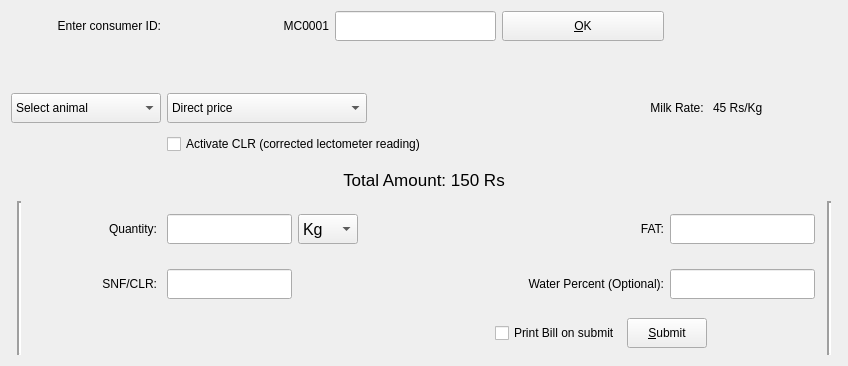
         <widget class="QWidget" name="consumerTab">
          <attribute name="title">
           <string>          Consumer          </string>
          </attribute>
          <layout class="QGridLayout" name="gridLayout_4">
           <item row="2" column="0" colspan="2">
            <widget class="QComboBox" name="cAnimalBox">
             <property name="minimumSize">
              <size>
               <width>150</width>
               <height>30</height>
              </size>
             </property>
             <property name="maximumSize">
              <size>
               <width>200</width>
               <height>30</height>
              </size>
             </property>
             <property name="cursor">
              <cursorShape>PointingHandCursor</cursorShape>
             </property>
             <property name="toolTip">
              <string>select animal type</string>
             </property>
             <item>
              <property name="text">
               <string>Select animal</string>
              </property>
             </item>
             <item>
              <property name="text">
               <string>Buffalo</string>
              </property>
             </item>
             <item>
              <property name="text">
               <string>Cow</string>
              </property>
             </item>
             <item>
              <property name="text">
               <string>Goat</string>
              </property>
             </item>
             <item>
              <property name="text">
               <string>Mix</string>
              </property>
             </item>
            </widget>
           </item>
           <item row="2" column="2" colspan="4">
            <widget class="QComboBox" name="cppBox">
             <property name="minimumSize">
              <size>
               <width>150</width>
               <height>30</height>
              </size>
             </property>
             <property name="maximumSize">
              <size>
               <width>200</width>
               <height>30</height>
              </size>
             </property>
             <property name="cursor">
              <cursorShape>PointingHandCursor</cursorShape>
             </property>
             <property name="toolTip">
              <string>select milk pricing method</string>
             </property>
             <item>
              <property name="text">
               <string>Direct price</string>
              </property>
             </item>
             <item>
              <property name="text">
               <string>Price on fat</string>
              </property>
             </item>
            </widget>
           </item>
           <item row="0" column="2" colspan="6">
            <layout class="QHBoxLayout" name="horizontalLayout_2">
             <item>
              <widget class="QLabel" name="consTagLabel">
               <property name="sizePolicy">
                <sizepolicy hsizetype="Preferred" vsizetype="Fixed">
                 <horstretch>0</horstretch>
                 <verstretch>0</verstretch>
                </sizepolicy>
               </property>
               <property name="minimumSize">
                <size>
                 <width>100</width>
                 <height>30</height>
                </size>
               </property>
               <property name="maximumSize">
                <size>
                 <width>16777215</width>
                 <height>30</height>
                </size>
               </property>
               <property name="text">
                <string>MC0001</string>
               </property>
               <property name="alignment">
                <set>Qt::AlignRight|Qt::AlignTrailing|Qt::AlignVCenter</set>
               </property>
               <property name="wordWrap">
                <bool>true</bool>
               </property>
              </widget>
             </item>
             <item>
              <widget class="QLineEdit" name="cSearchEdit">
               <property name="sizePolicy">
                <sizepolicy hsizetype="Preferred" vsizetype="Fixed">
                 <horstretch>0</horstretch>
                 <verstretch>0</verstretch>
                </sizepolicy>
               </property>
               <property name="minimumSize">
                <size>
                 <width>100</width>
                 <height>30</height>
                </size>
               </property>
               <property name="maximumSize">
                <size>
                 <width>16777215</width>
                 <height>30</height>
                </size>
               </property>
               <property name="acceptDrops">
                <bool>false</bool>
               </property>
               <property name="toolTip">
                <string>search for consumer </string>
               </property>
               <property name="maxLength">
                <number>4</number>
               </property>
               <property name="alignment">
                <set>Qt::AlignLeading|Qt::AlignLeft|Qt::AlignVCenter</set>
               </property>
              </widget>
             </item>
             <item>
              <widget class="QPushButton" name="cokButton">
               <property name="sizePolicy">
                <sizepolicy hsizetype="Preferred" vsizetype="Fixed">
                 <horstretch>0</horstretch>
                 <verstretch>0</verstretch>
                </sizepolicy>
               </property>
               <property name="minimumSize">
                <size>
                 <width>100</width>
                 <height>30</height>
                </size>
               </property>
               <property name="maximumSize">
                <size>
                 <width>16777215</width>
                 <height>30</height>
                </size>
               </property>
               <property name="cursor">
                <cursorShape>PointingHandCursor</cursorShape>
               </property>
               <property name="toolTip">
                <string>search for consumer</string>
               </property>
               <property name="text">
                <string>&amp;OK</string>
               </property>
              </widget>
             </item>
            </layout>
           </item>
           <item row="6" column="5">
            <spacer name="horizontalSpacer_8">
             <property name="orientation">
              <enum>Qt::Horizontal</enum>
             </property>
             <property name="sizeHint" stdset="0">
              <size>
               <width>85</width>
               <height>20</height>
              </size>
             </property>
            </spacer>
           </item>
           <item row="6" column="6" colspan="2">
            <widget class="QLabel" name="cwpLabel">
             <property name="sizePolicy">
              <sizepolicy hsizetype="Preferred" vsizetype="Fixed">
               <horstretch>0</horstretch>
               <verstretch>0</verstretch>
              </sizepolicy>
             </property>
             <property name="minimumSize">
              <size>
               <width>0</width>
               <height>30</height>
              </size>
             </property>
             <property name="maximumSize">
              <size>
               <width>16777215</width>
               <height>30</height>
              </size>
             </property>
             <property name="text">
              <string>Water Percent (Optional):</string>
             </property>
             <property name="alignment">
              <set>Qt::AlignRight|Qt::AlignTrailing|Qt::AlignVCenter</set>
             </property>
             <property name="wordWrap">
              <bool>true</bool>
             </property>
            </widget>
           </item>
           <item row="6" column="8" colspan="2">
            <widget class="QLineEdit" name="cwpEdit">
             <property name="sizePolicy">
              <sizepolicy hsizetype="Preferred" vsizetype="Fixed">
               <horstretch>0</horstretch>
               <verstretch>0</verstretch>
              </sizepolicy>
             </property>
             <property name="minimumSize">
              <size>
               <width>100</width>
               <height>30</height>
              </size>
             </property>
             <property name="maximumSize">
              <size>
               <width>200</width>
               <height>30</height>
              </size>
             </property>
             <property name="acceptDrops">
              <bool>false</bool>
             </property>
             <property name="toolTip">
              <string>enter water percentage in milk</string>
             </property>
             <property name="maxLength">
              <number>4</number>
             </property>
             <property name="alignment">
              <set>Qt::AlignCenter</set>
             </property>
            </widget>
           </item>
           <item row="7" column="1" colspan="5">
            <spacer name="horizontalSpacer_10">
             <property name="orientation">
              <enum>Qt::Horizontal</enum>
             </property>
             <property name="sizeHint" stdset="0">
              <size>
               <width>383</width>
               <height>20</height>
              </size>
             </property>
            </spacer>
           </item>
           <item row="7" column="6">
            <widget class="QCheckBox" name="cpBillBox">
             <property name="sizePolicy">
              <sizepolicy hsizetype="Preferred" vsizetype="Fixed">
               <horstretch>0</horstretch>
               <verstretch>0</verstretch>
              </sizepolicy>
             </property>
             <property name="minimumSize">
              <size>
               <width>0</width>
               <height>30</height>
              </size>
             </property>
             <property name="maximumSize">
              <size>
               <width>16777215</width>
               <height>30</height>
              </size>
             </property>
             <property name="cursor">
              <cursorShape>PointingHandCursor</cursorShape>
             </property>
             <property name="toolTip">
              <string>print bill on machine</string>
             </property>
             <property name="text">
              <string>Print Bill on submit</string>
             </property>
             <property name="tristate">
              <bool>false</bool>
             </property>
            </widget>
           </item>
           <item row="7" column="7" colspan="2">
            <widget class="QPushButton" name="cSubmitButton">
             <property name="sizePolicy">
              <sizepolicy hsizetype="Preferred" vsizetype="Fixed">
               <horstretch>0</horstretch>
               <verstretch>0</verstretch>
              </sizepolicy>
             </property>
             <property name="minimumSize">
              <size>
               <width>0</width>
               <height>30</height>
              </size>
             </property>
             <property name="maximumSize">
              <size>
               <width>16777215</width>
               <height>30</height>
              </size>
             </property>
             <property name="cursor">
              <cursorShape>PointingHandCursor</cursorShape>
             </property>
             <property name="toolTip">
              <string>submit entered milk data</string>
             </property>
             <property name="text">
              <string>&amp;Submit</string>
             </property>
            </widget>
           </item>
           <item row="7" column="9">
            <spacer name="horizontalSpacer_9">
             <property name="orientation">
              <enum>Qt::Horizontal</enum>
             </property>
             <property name="sizeHint" stdset="0">
              <size>
               <width>84</width>
               <height>20</height>
              </size>
             </property>
            </spacer>
           </item>
           <item row="5" column="0" rowspan="3">
            <widget class="Line" name="line_8">
             <property name="sizePolicy">
              <sizepolicy hsizetype="Fixed" vsizetype="Fixed">
               <horstretch>0</horstretch>
               <verstretch>0</verstretch>
              </sizepolicy>
             </property>
             <property name="minimumSize">
              <size>
               <width>16</width>
               <height>154</height>
              </size>
             </property>
             <property name="maximumSize">
              <size>
               <width>16</width>
               <height>154</height>
              </size>
             </property>
             <property name="lineWidth">
              <number>2</number>
             </property>
             <property name="orientation">
              <enum>Qt::Vertical</enum>
             </property>
            </widget>
           </item>
           <item row="2" column="6" colspan="3">
            <widget class="QLabel" name="label_31">
             <property name="sizePolicy">
              <sizepolicy hsizetype="Preferred" vsizetype="Fixed">
               <horstretch>0</horstretch>
               <verstretch>0</verstretch>
              </sizepolicy>
             </property>
             <property name="minimumSize">
              <size>
               <width>200</width>
               <height>30</height>
              </size>
             </property>
             <property name="maximumSize">
              <size>
               <width>16777215</width>
               <height>30</height>
              </size>
             </property>
             <property name="text">
              <string>Milk Rate: </string>
             </property>
             <property name="alignment">
              <set>Qt::AlignRight|Qt::AlignTrailing|Qt::AlignVCenter</set>
             </property>
             <property name="wordWrap">
              <bool>true</bool>
             </property>
            </widget>
           </item>
           <item row="3" column="2" colspan="6">
            <widget class="QCheckBox" name="cclrBox">
             <property name="sizePolicy">
              <sizepolicy hsizetype="Preferred" vsizetype="Fixed">
               <horstretch>0</horstretch>
               <verstretch>0</verstretch>
              </sizepolicy>
             </property>
             <property name="minimumSize">
              <size>
               <width>0</width>
               <height>30</height>
              </size>
             </property>
             <property name="maximumSize">
              <size>
               <width>16777215</width>
               <height>30</height>
              </size>
             </property>
             <property name="cursor">
              <cursorShape>PointingHandCursor</cursorShape>
             </property>
             <property name="toolTip">
              <string>activate or deactivate clr</string>
             </property>
             <property name="text">
              <string>Activate CLR (corrected lectometer reading)</string>
             </property>
             <property name="tristate">
              <bool>false</bool>
             </property>
            </widget>
           </item>
           <item row="4" column="0" colspan="11">
            <widget class="QLabel" name="cAmountLabel">
             <property name="sizePolicy">
              <sizepolicy hsizetype="Expanding" vsizetype="Fixed">
               <horstretch>0</horstretch>
               <verstretch>0</verstretch>
              </sizepolicy>
             </property>
             <property name="minimumSize">
              <size>
               <width>0</width>
               <height>30</height>
              </size>
             </property>
             <property name="maximumSize">
              <size>
               <width>16777215</width>
               <height>30</height>
              </size>
             </property>
             <property name="font">
              <font>
               <pointsize>13</pointsize>
              </font>
             </property>
             <property name="toolTip">
              <string>total amount will be shown here</string>
             </property>
             <property name="text">
              <string>Total Amount: 150 Rs</string>
             </property>
             <property name="alignment">
              <set>Qt::AlignCenter</set>
             </property>
             <property name="wordWrap">
              <bool>true</bool>
             </property>
             <property name="textInteractionFlags">
              <set>Qt::NoTextInteraction</set>
             </property>
            </widget>
           </item>
           <item row="2" column="9">
            <widget class="QLabel" name="cMilkRateLabel">
             <property name="sizePolicy">
              <sizepolicy hsizetype="Preferred" vsizetype="Fixed">
               <horstretch>0</horstretch>
               <verstretch>0</verstretch>
              </sizepolicy>
             </property>
             <property name="minimumSize">
              <size>
               <width>70</width>
               <height>30</height>
              </size>
             </property>
             <property name="maximumSize">
              <size>
               <width>70</width>
               <height>30</height>
              </size>
             </property>
             <property name="toolTip">
              <string>milk price for current consumer</string>
             </property>
             <property name="text">
              <string>45 Rs/Kg</string>
             </property>
             <property name="alignment">
              <set>Qt::AlignLeading|Qt::AlignLeft|Qt::AlignVCenter</set>
             </property>
             <property name="wordWrap">
              <bool>true</bool>
             </property>
            </widget>
           </item>
           <item row="1" column="3" colspan="3">
            <widget class="QLabel" name="cNameLabel">
             <property name="sizePolicy">
              <sizepolicy hsizetype="Preferred" vsizetype="Fixed">
               <horstretch>0</horstretch>
               <verstretch>0</verstretch>
              </sizepolicy>
             </property>
             <property name="minimumSize">
              <size>
               <width>0</width>
               <height>40</height>
              </size>
             </property>
             <property name="maximumSize">
              <size>
               <width>16777215</width>
               <height>40</height>
              </size>
             </property>
             <property name="font">
              <font>
               <pointsize>14</pointsize>
              </font>
             </property>
             <property name="text">
              <string/>
             </property>
             <property name="alignment">
              <set>Qt::AlignLeading|Qt::AlignLeft|Qt::AlignVCenter</set>
             </property>
             <property name="wordWrap">
              <bool>true</bool>
             </property>
            </widget>
           </item>
           <item row="5" column="1">
            <widget class="QLabel" name="label_33">
             <property name="sizePolicy">
              <sizepolicy hsizetype="Preferred" vsizetype="Fixed">
               <horstretch>0</horstretch>
               <verstretch>0</verstretch>
              </sizepolicy>
             </property>
             <property name="minimumSize">
              <size>
               <width>120</width>
               <height>30</height>
              </size>
             </property>
             <property name="maximumSize">
              <size>
               <width>120</width>
               <height>30</height>
              </size>
             </property>
             <property name="text">
              <string>Quantity:</string>
             </property>
             <property name="alignment">
              <set>Qt::AlignRight|Qt::AlignTrailing|Qt::AlignVCenter</set>
             </property>
             <property name="wordWrap">
              <bool>true</bool>
             </property>
            </widget>
           </item>
           <item row="5" column="2" colspan="2">
            <widget class="QLineEdit" name="cQuantityEdit">
             <property name="sizePolicy">
              <sizepolicy hsizetype="Preferred" vsizetype="Fixed">
               <horstretch>0</horstretch>
               <verstretch>0</verstretch>
              </sizepolicy>
             </property>
             <property name="minimumSize">
              <size>
               <width>125</width>
               <height>30</height>
              </size>
             </property>
             <property name="maximumSize">
              <size>
               <width>16777215</width>
               <height>30</height>
              </size>
             </property>
             <property name="acceptDrops">
              <bool>false</bool>
             </property>
             <property name="toolTip">
              <string>enter quantity of milk</string>
             </property>
             <property name="maxLength">
              <number>4</number>
             </property>
             <property name="alignment">
              <set>Qt::AlignCenter</set>
             </property>
            </widget>
           </item>
           <item row="5" column="5">
            <spacer name="horizontalSpacer_7">
             <property name="orientation">
              <enum>Qt::Horizontal</enum>
             </property>
             <property name="sizeHint" stdset="0">
              <size>
               <width>85</width>
               <height>20</height>
              </size>
             </property>
            </spacer>
           </item>
           <item row="5" column="6" colspan="2">
            <widget class="QLabel" name="cFatLabel">
             <property name="sizePolicy">
              <sizepolicy hsizetype="Preferred" vsizetype="Fixed">
               <horstretch>0</horstretch>
               <verstretch>0</verstretch>
              </sizepolicy>
             </property>
             <property name="minimumSize">
              <size>
               <width>0</width>
               <height>30</height>
              </size>
             </property>
             <property name="maximumSize">
              <size>
               <width>16777215</width>
               <height>30</height>
              </size>
             </property>
             <property name="text">
              <string>FAT:</string>
             </property>
             <property name="alignment">
              <set>Qt::AlignRight|Qt::AlignTrailing|Qt::AlignVCenter</set>
             </property>
             <property name="wordWrap">
              <bool>true</bool>
             </property>
            </widget>
           </item>
           <item row="5" column="8" colspan="2">
            <widget class="QLineEdit" name="cFatEdit">
             <property name="sizePolicy">
              <sizepolicy hsizetype="Preferred" vsizetype="Fixed">
               <horstretch>0</horstretch>
               <verstretch>0</verstretch>
              </sizepolicy>
             </property>
             <property name="minimumSize">
              <size>
               <width>100</width>
               <height>30</height>
              </size>
             </property>
             <property name="maximumSize">
              <size>
               <width>200</width>
               <height>30</height>
              </size>
             </property>
             <property name="acceptDrops">
              <bool>false</bool>
             </property>
             <property name="toolTip">
              <string>enter fat of milk</string>
             </property>
             <property name="maxLength">
              <number>4</number>
             </property>
             <property name="alignment">
              <set>Qt::AlignCenter</set>
             </property>
            </widget>
           </item>
           <item row="5" column="10" rowspan="3">
            <widget class="Line" name="line_7">
             <property name="sizePolicy">
              <sizepolicy hsizetype="Fixed" vsizetype="Fixed">
               <horstretch>0</horstretch>
               <verstretch>0</verstretch>
              </sizepolicy>
             </property>
             <property name="minimumSize">
              <size>
               <width>16</width>
               <height>154</height>
              </size>
             </property>
             <property name="maximumSize">
              <size>
               <width>16</width>
               <height>154</height>
              </size>
             </property>
             <property name="lineWidth">
              <number>2</number>
             </property>
             <property name="orientation">
              <enum>Qt::Vertical</enum>
             </property>
            </widget>
           </item>
           <item row="6" column="1">
            <widget class="QLabel" name="csnfLabel">
             <property name="sizePolicy">
              <sizepolicy hsizetype="Preferred" vsizetype="Fixed">
               <horstretch>0</horstretch>
               <verstretch>0</verstretch>
              </sizepolicy>
             </property>
             <property name="minimumSize">
              <size>
               <width>120</width>
               <height>30</height>
              </size>
             </property>
             <property name="maximumSize">
              <size>
               <width>120</width>
               <height>30</height>
              </size>
             </property>
             <property name="text">
              <string>SNF/CLR:</string>
             </property>
             <property name="alignment">
              <set>Qt::AlignRight|Qt::AlignTrailing|Qt::AlignVCenter</set>
             </property>
             <property name="wordWrap">
              <bool>true</bool>
             </property>
            </widget>
           </item>
           <item row="6" column="2" colspan="2">
            <widget class="QLineEdit" name="csnfEdit">
             <property name="sizePolicy">
              <sizepolicy hsizetype="Preferred" vsizetype="Fixed">
               <horstretch>0</horstretch>
               <verstretch>0</verstretch>
              </sizepolicy>
             </property>
             <property name="minimumSize">
              <size>
               <width>125</width>
               <height>30</height>
              </size>
             </property>
             <property name="maximumSize">
              <size>
               <width>16777215</width>
               <height>30</height>
              </size>
             </property>
             <property name="acceptDrops">
              <bool>false</bool>
             </property>
             <property name="toolTip">
              <string>enter clr or snf of milk</string>
             </property>
             <property name="maxLength">
              <number>4</number>
             </property>
             <property name="alignment">
              <set>Qt::AlignCenter</set>
             </property>
            </widget>
           </item>
           <item row="1" column="2">
            <widget class="QLabel" name="cAnimationLabel">
             <property name="sizePolicy">
              <sizepolicy hsizetype="Fixed" vsizetype="Fixed">
               <horstretch>0</horstretch>
               <verstretch>0</verstretch>
              </sizepolicy>
             </property>
             <property name="minimumSize">
              <size>
               <width>50</width>
               <height>40</height>
              </size>
             </property>
             <property name="maximumSize">
              <size>
               <width>50</width>
               <height>40</height>
              </size>
             </property>
             <property name="text">
              <string/>
             </property>
             <property name="alignment">
              <set>Qt::AlignLeading|Qt::AlignLeft|Qt::AlignVCenter</set>
             </property>
             <property name="wordWrap">
              <bool>true</bool>
             </property>
            </widget>
           </item>
           <item row="0" column="0" colspan="2">
            <widget class="QLabel" name="label_35">
             <property name="sizePolicy">
              <sizepolicy hsizetype="Preferred" vsizetype="Fixed">
               <horstretch>0</horstretch>
               <verstretch>0</verstretch>
              </sizepolicy>
             </property>
             <property name="minimumSize">
              <size>
               <width>0</width>
               <height>30</height>
              </size>
             </property>
             <property name="maximumSize">
              <size>
               <width>16777215</width>
               <height>30</height>
              </size>
             </property>
             <property name="text">
              <string>Enter consumer ID:</string>
             </property>
             <property name="alignment">
              <set>Qt::AlignRight|Qt::AlignTrailing|Qt::AlignVCenter</set>
             </property>
             <property name="wordWrap">
              <bool>true</bool>
             </property>
            </widget>
           </item>
           <item row="5" column="4">
            <widget class="QComboBox" name="cWeightBox">
             <property name="minimumSize">
              <size>
               <width>0</width>
               <height>30</height>
              </size>
             </property>
             <property name="maximumSize">
              <size>
               <width>16777215</width>
               <height>30</height>
              </size>
             </property>
             <property name="font">
              <font>
               <pointsize>12</pointsize>
              </font>
             </property>
             <property name="cursor">
              <cursorShape>PointingHandCursor</cursorShape>
             </property>
             <property name="toolTip">
              <string>select milk wieght type</string>
             </property>
             <item>
              <property name="text">
               <string>Kg</string>
              </property>
             </item>
             <item>
              <property name="text">
               <string>Litre</string>
              </property>
             </item>
            </widget>
           </item>
          </layout>
         </widget>
